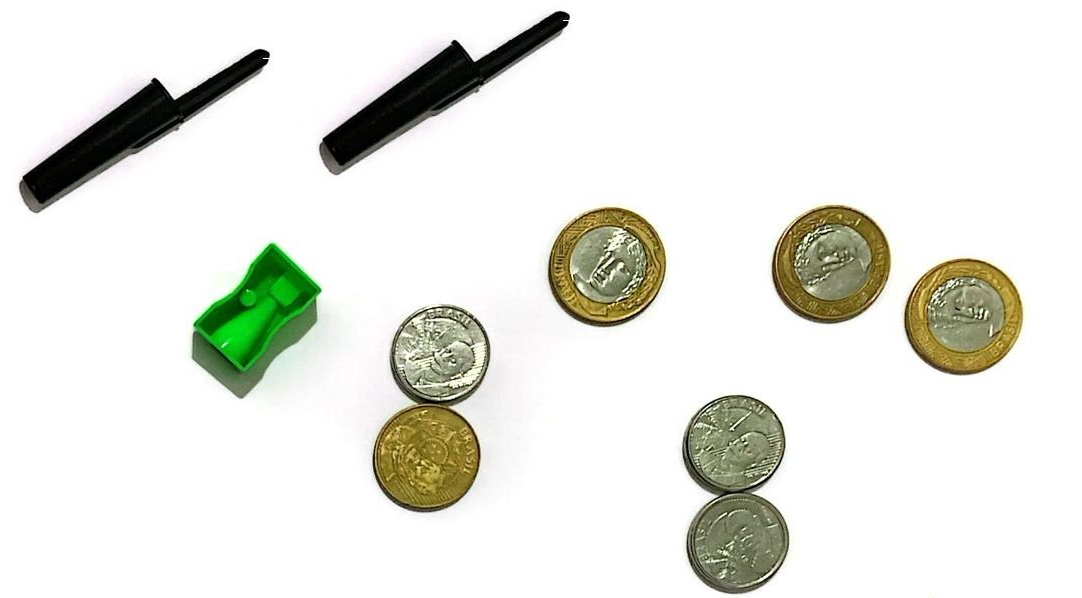
#> input picture imagem.jpg, 1082 x 598 px
$ jupyter execute teste.ipynb
#> lines starting #> are read from the running program, lines starting #| are printed output that depends on the picture
[cell 1]
import cv2
from PIL import Image
import numpy as np

[cell 2]
import cv2
import numpy as np

def apply_gaussian_filter(image, kernel_size=(5, 5), sigma_x=0):
    return cv2.GaussianBlur(image, kernel_size, sigma_x)

# Exemplo de uso:
img = cv2.imread('imagem.jpg')
#> img is the input picture: shape (598, 1082, 3); mean B, G, R 224.8, 231.5, 230.4

# Aplica o filtro gaussiano com o tamanho do kernel (5, 5) e sigma_x 0
result = apply_gaussian_filter(img, kernel_size=(7, 7), sigma_x=0)
result = apply_gaussian_filter(result, kernel_size=(7, 7), sigma_x=0)
#> call 2 of apply_gaussian_filter, with kernel_size = (7, 7), sigma_x = 0
#> in apply_gaussian_filter (call 2), `return cv2.GaussianBlur(image, kernel_size, sigma_x)`:
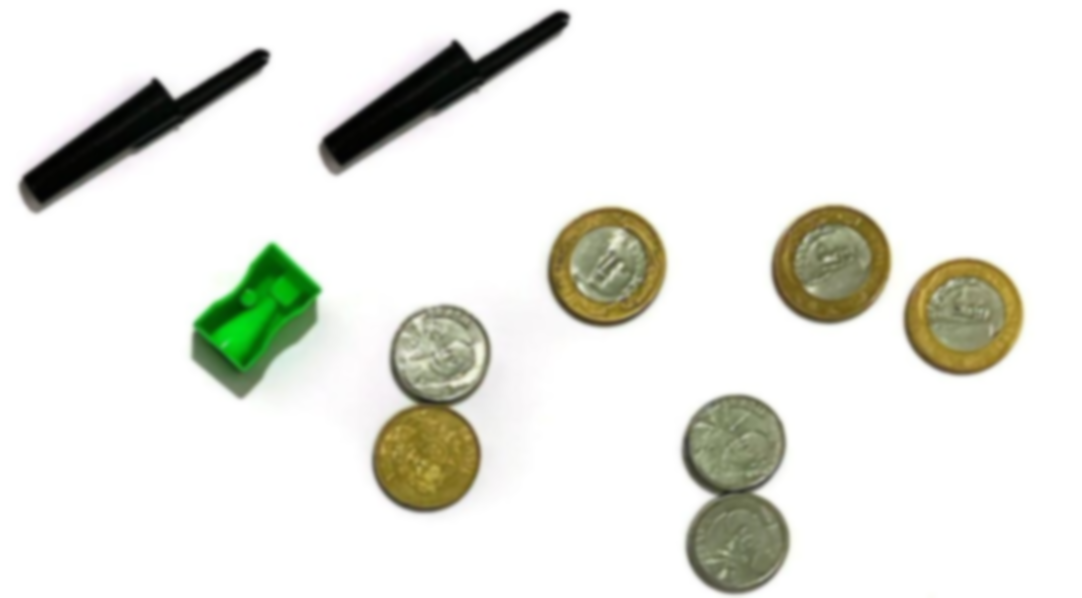
#> returned value: shape (598, 1082, 3); mean of channels 0, 1, 2 224.8, 231.5, 230.4; drawn as B, G, R
result = apply_gaussian_filter(result, kernel_size=(7, 7), sigma_x=0)


# Exibe a imagem original e a imagem após a aplicação do filtro
cv2.imshow('Imagem Original', img)
cv2.imshow('Imagem com Filtro Gaussiano', result)
cv2.waitKey(0)
cv2.destroyAllWindows()

[cell 3]
def apply_canny_edge_detection_colored(image, low_threshold, high_threshold):
    # Aplica o Filtro de Canny
#> called with low_threshold = 50, high_threshold = 150
    edges = cv2.Canny(image, low_threshold, high_threshold)
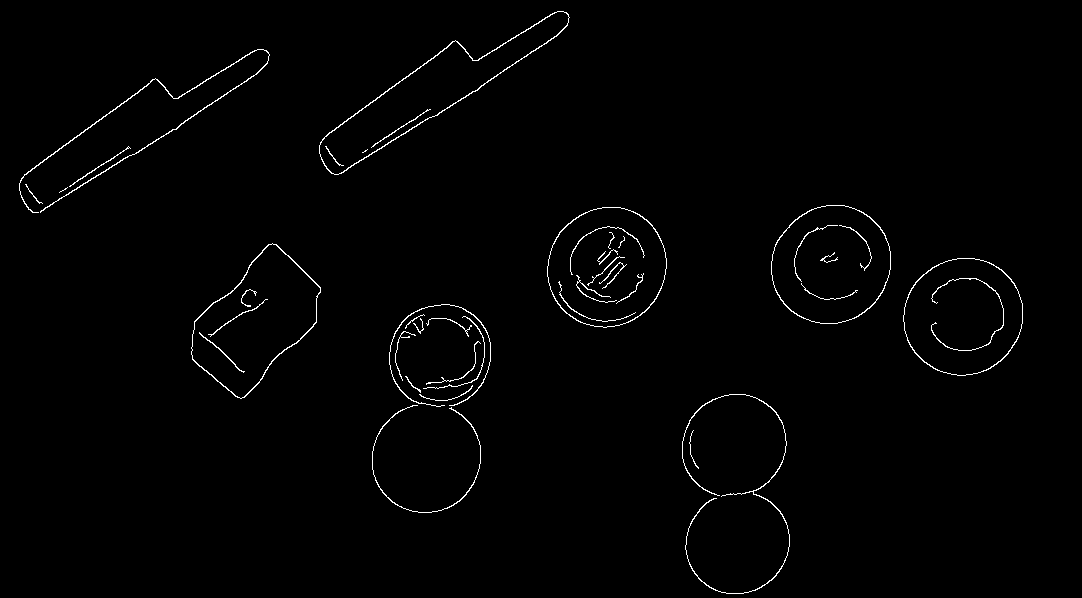
#> edges: shape (598, 1082); 1.1% white in thin lines or dots

    # Converte a imagem de bordas para 3 canais para combinar com a imagem colorida
    edges_colored = cv2.cvtColor(edges, cv2.COLOR_GRAY2BGR)
#> edges_colored: shape (598, 1082, 3); 1.1% white in thin lines or dots

    # Combina a imagem original com a imagem de bordas
    result = cv2.addWeighted(image, 1, edges_colored, 0.5, 0)
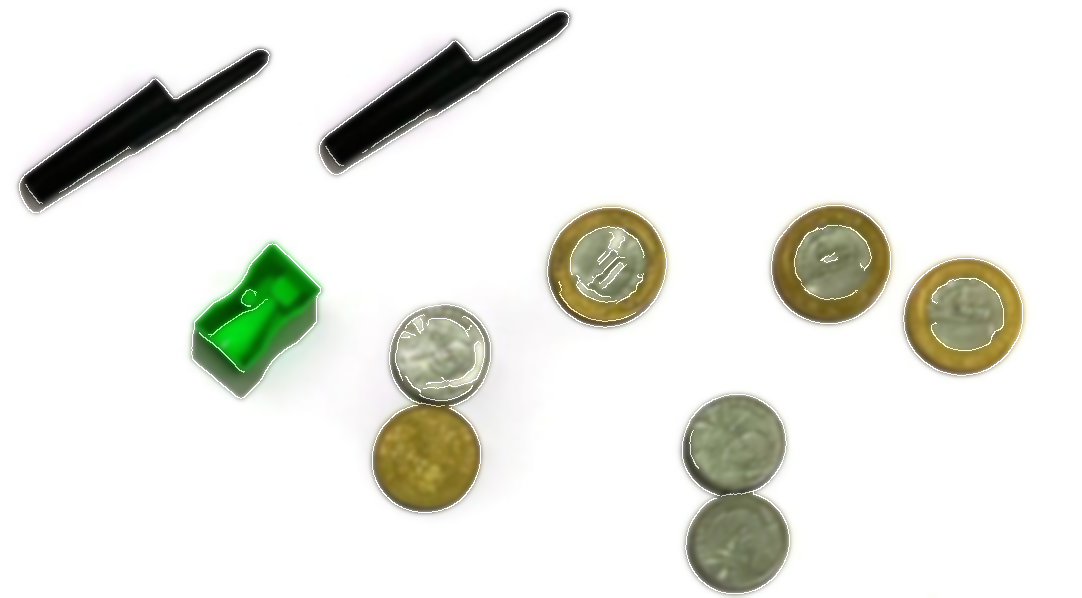
#> result: shape (598, 1082, 3); mean B, G, R 226.1, 232.6, 231.5

    return result


# Aplica o Filtro de Canny com limiares 50 e 150
result_canny = apply_canny_edge_detection_colored(result, low_threshold=50, high_threshold=150)

# Exibe a imagem original e a imagem com bordas sobrepostas
cv2.imshow('Detecção de Bordas (Canny)', result_canny)
cv2.waitKey(0)
cv2.destroyAllWindows()
